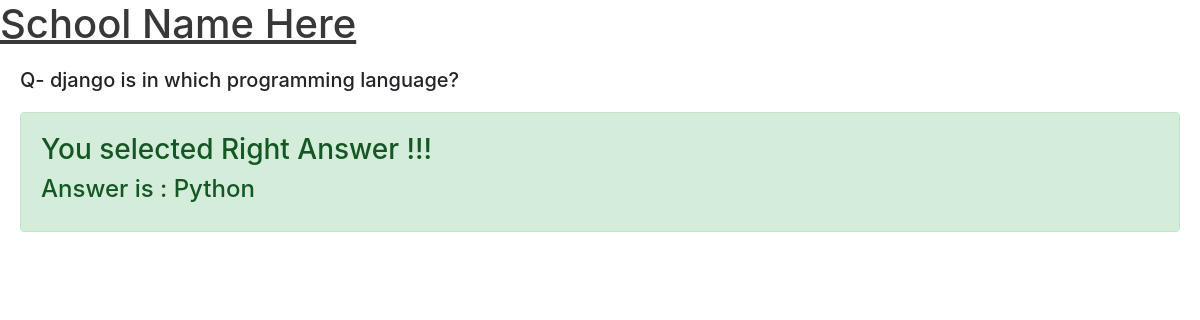
The app's page /assignments/9/results/ with its own data.
### assignments/models.py (models this page shows, shortened)
class Question(models.Model):
    question_text = models.CharField(max_length=500)
    answer_text = models.CharField(max_length=500)
    assignment = models.ForeignKey(Assignment, on_delete=models.CASCADE)

### assignments/views.py (the view)
# urls.py: path('<int:question_id>/results/', results, name='results'),
def results(request, question_id):
    question = get_object_or_404(Question, pk=question_id)
    ass = Assignment.objects.get(id=question.assignment.id)
    return render(request, 'results.html', {'question': question, 'assignment': ass})

### assignments/templates/results.html (shortened to what this page needs)
{% extends "base.html" %}
 {% block content %}
<h5 style='margin:20px'>Q- {{question.question_text}}</h5>
{% if assignment.marks > 0 %}
<div class="card alert-success" style='margin:20px'>
  <div class="card-body">
   <h3 >You selected Right Answer !!!</h3>
   <h4>Answer is : {{question.answer_text}}</h4>
  </div>
</div>
{% endif %}
 {% endblock content %}

### records on screen
Question: question_text "django is in which programming language?", answer_text "Python"
